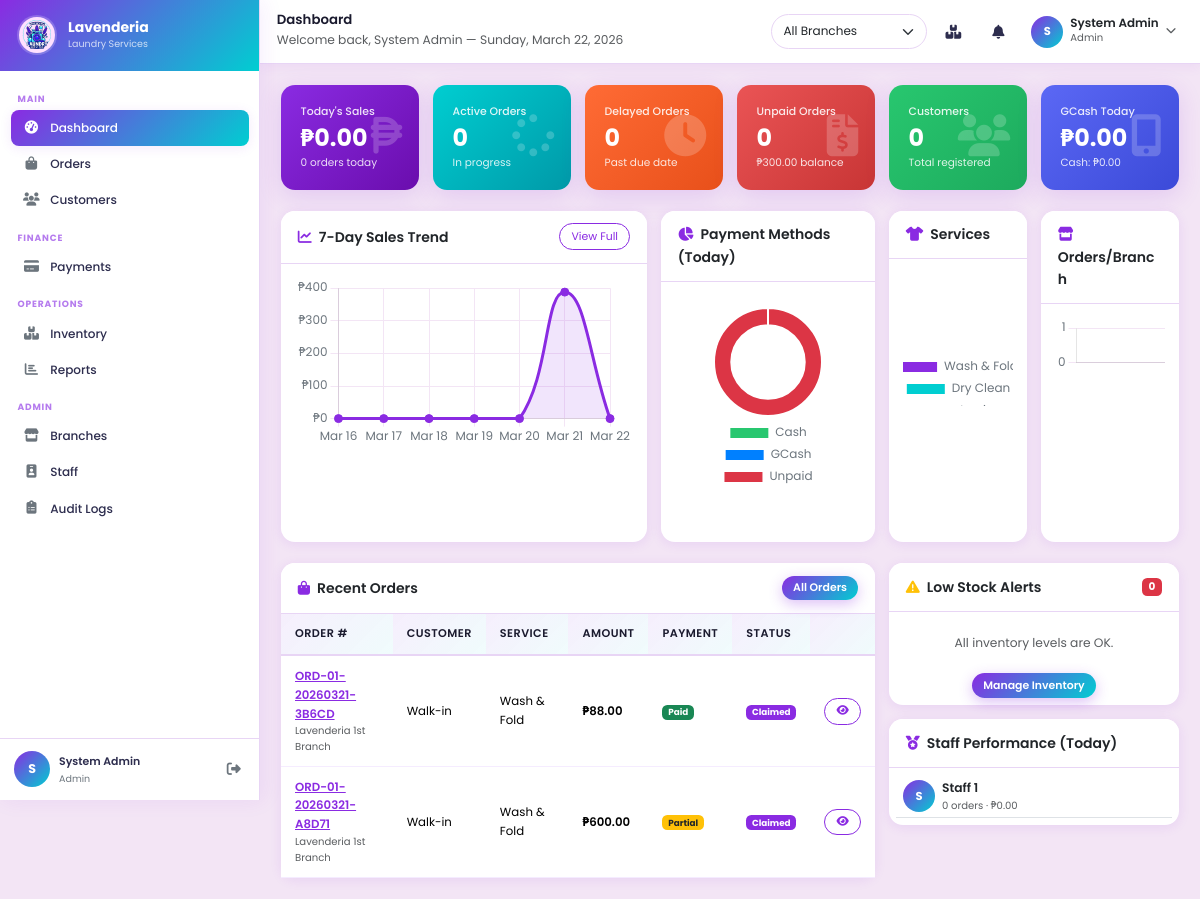
/modules/dashboard/index.php (signed in), run on the app's committed database.
### tables this page shows
CREATE TABLE `orders` (
  `id` int(11) NOT NULL,
  `branch_id` int(11) NOT NULL,
  `customer_id` int(11) DEFAULT NULL,
  `staff_id` int(11) NOT NULL,
  `order_number` varchar(40) NOT NULL,
  `barcode` varchar(120) DEFAULT NULL,
  `status` enum('received','washing','drying','ready','claimed') DEFAULT 'received',
  `service_type` enum('wash_fold','dry_clean','ironing') NOT NULL,
  `pricing_type` enum('per_kilo','per_item') NOT NULL DEFAULT 'per_kilo',
  `weight` decimal(8,2) DEFAULT NULL,
  `price_per_unit` decimal(8,2) NOT NULL DEFAULT 0.00,
  `total_amount` decimal(10,2) NOT NULL DEFAULT 0.00,
  `paid_amount` decimal(10,2) NOT NULL DEFAULT 0.00,
  `payment_status` enum('paid','unpaid','partial') DEFAULT 'unpaid',
  `payment_method` enum('cash','gcash') DEFAULT NULL,
  `gcash_reference` varchar(60) DEFAULT NULL,
  `rack_number` varchar(25) DEFAULT NULL,
  `stain_notes` text DEFAULT NULL,
  `special_instructions` text DEFAULT NULL,
  `is_delivery` tinyint(1) DEFAULT 0,
  `pickup_date` datetime DEFAULT NULL,
  `pickup_address` text DEFAULT NULL,
  `due_date` datetime DEFAULT NULL,
  `claimed_date` datetime DEFAULT NULL,
  `created_at` timestamp NOT NULL DEFAULT current_timestamp(),
  `updated_at` timestamp NOT NULL DEFAULT current_timestamp() ON UPDATE current_timestamp()
);

CREATE TABLE `branches` (
  `id` int(11) NOT NULL,
  `name` varchar(120) NOT NULL,
  `location` varchar(255) NOT NULL,
  `contact` varchar(25) DEFAULT NULL,
  `email` varchar(120) DEFAULT NULL,
  `manager_name` varchar(120) DEFAULT NULL,
  `status` enum('active','inactive') DEFAULT 'active',
  `created_at` timestamp NOT NULL DEFAULT current_timestamp(),
  `updated_at` timestamp NOT NULL DEFAULT current_timestamp() ON UPDATE current_timestamp()
);

### modules/dashboard/index.php (the view, shortened to what this page needs)
<?php
require_once '../../config/database.php';
require_once '../../config/functions.php';
$bf       = branchFilter('o');
$bf_inv   = branchFilter('i');
$bf_pay   = branchFilter('p');
$today    = date('Y-m-d');
$row = $conn->query("SELECT COALESCE(SUM(amount),0) AS total FROM payments p WHERE DATE(p.created_at)='$today' AND $bf_pay")->fetch_assoc();
$today_sales = $row['total'];
$row = $conn->query("SELECT COUNT(*) AS c FROM orders o WHERE o.status NOT IN ('claimed') AND $bf")->fetch_assoc();
$active_orders = $row['c'];
$row = $conn->query("SELECT COUNT(*) AS c FROM orders o WHERE o.due_date < NOW() AND o.status NOT IN ('claimed') AND $bf")->fetch_assoc();
$delayed = $row['c'];
$row = $conn->query("SELECT COUNT(*) AS c FROM orders o WHERE o.payment_status='unpaid' AND o.status NOT IN ('claimed') AND $bf")->fetch_assoc();
$unpaid_orders = $row['c'];
$row = $conn->query("SELECT COUNT(*) AS c FROM orders o WHERE DATE(o.created_at)='$today' AND $bf")->fetch_assoc();
$today_orders = $row['c'];
$bf_cust = branchFilter('c');
$row = $conn->query("SELECT COUNT(*) AS c FROM customers c WHERE $bf_cust")->fetch_assoc();
$total_customers = $row['c'];
$row = $conn->query("SELECT
    COALESCE(SUM(CASE WHEN payment_method='cash'  AND $bf_pay THEN amount END),0) AS cash_total,
    COALESCE(SUM(CASE WHEN payment_method='gcash' AND $bf_pay THEN amount END),0) AS gcash_total
  FROM payments p WHERE DATE(p.created_at)='$today'")->fetch_assoc();
$cash_today  = $row['cash_total'];
$gcash_today = $row['gcash_total'];
$row2 = $conn->query("SELECT COALESCE(SUM(total_amount - paid_amount),0) AS unpaid_amt FROM orders o WHERE o.payment_status IN ('unpaid','partial') AND $bf")->fetch_assoc();
$unpaid_amt = $row2['unpaid_amt'];
$sales_labels = [];
$sales_data   = [];
for ($i = 6; $i >= 0; $i--) {
    $dt   = date('Y-m-d', strtotime("-$i days"));
    $sales_labels[] = date('M d', strtotime($dt));
    $res  = $conn->query("SELECT COALESCE(SUM(amount),0) AS s FROM payments p WHERE DATE(p.created_at)='$dt' AND $bf_pay");
    $sales_data[] = (float) $res->fetch_assoc()['s'];
}
$branch_names  = [];
$branch_counts = [];
$svc_labels = ['Wash & Fold', 'Dry Clean', 'Ironing'];
$svc_data   = [];
foreach (['wash_fold', 'dry_clean', 'ironing'] as $s) {
    $r = $conn->query("SELECT COUNT(*) AS c FROM orders o WHERE o.service_type='$s' AND DATE(o.created_at)='$today' AND $bf")->fetch_assoc();
    $svc_data[] = (int)$r['c'];
}
$recent_orders = $conn->query("
    SELECT o.id, o.order_number, o.status, o.service_type,
           o.total_amount, o.payment_status, o.due_date, o.created_at,
           c.name AS customer_name, b.name AS branch_name, u.full_name AS staff_name
    FROM orders o
    LEFT JOIN customers c ON c.id = o.customer_id
    JOIN branches b ON b.id = o.branch_id
    JOIN users u ON u.id = o.staff_id
    WHERE $bf
    ORDER BY o.created_at DESC LIMIT 10
")->fetch_all(MYSQLI_ASSOC);
$low_stock = $conn->query("
    SELECT i.item_name, i.quantity, i.unit, i.low_stock_threshold, b.name AS branch_name
    FROM inventory i JOIN branches b ON b.id = i.branch_id
    WHERE i.quantity <= i.low_stock_threshold AND $bf_inv
    ORDER BY i.quantity ASC LIMIT 6
")->fetch_all(MYSQLI_ASSOC);
$staff_perf = $conn->query("
    SELECT u.full_name, COUNT(o.id) AS order_count,
           COALESCE(SUM(o.total_amount),0) AS total_sales
    FROM users u
    LEFT JOIN orders o ON o.staff_id = u.id AND DATE(o.created_at)='$today'
    WHERE u.role='staff' AND ($bf OR u.branch_id IS NULL)
    GROUP BY u.id ORDER BY order_count DESC LIMIT 6
")->fetch_all(MYSQLI_ASSOC);
require_once '../../includes/head.php';
?>
<div class="app-layout">
<?php require_once '../../includes/sidebar.php'; ?>
<div class="main-content">
<?php require_once '../../includes/navbar.php'; ?>
<div class="page-content">
  <div class="row g-3 mb-4">
    <div class="col-6 col-xl-2">
      <div class="stat-card stat-purple">
        <div class="stat-icon"><i class="fas fa-peso-sign"></i></div>
        <div class="stat-label">Today's Sales</div>
        <div class="stat-value"><?= formatCurrency($today_sales) ?></div>
        <div class="stat-sub"><?= $today_orders ?> orders today</div>
      </div>
    </div>
    <div class="col-6 col-xl-2">
      <div class="stat-card stat-cyan">
        <div class="stat-icon"><i class="fas fa-spinner"></i></div>
        <div class="stat-label">Active Orders</div>
        <div class="stat-value"><?= $active_orders ?></div>
        <div class="stat-sub">In progress</div>
      </div>
    </div>
    <div class="col-6 col-xl-2">
      <div class="stat-card stat-orange">
        <div class="stat-icon"><i class="fas fa-clock"></i></div>
        <div class="stat-label">Delayed Orders</div>
        <div class="stat-value"><?= $delayed ?></div>
        <div class="stat-sub">Past due date</div>
      </div>
    </div>
    <div class="col-6 col-xl-2">
      <div class="stat-card stat-pink">
        <div class="stat-icon"><i class="fas fa-file-invoice-dollar"></i></div>
        <div class="stat-label">Unpaid Orders</div>
        <div class="stat-value"><?= $unpaid_orders ?></div>
        <div class="stat-sub"><?= formatCurrency($unpaid_amt) ?> balance</div>
      </div>
    </div>
    <div class="col-6 col-xl-2">
      <div class="stat-card stat-green">
        <div class="stat-icon"><i class="fas fa-users"></i></div>
        <div class="stat-label">Customers</div>
        <div class="stat-value"><?= $total_customers ?></div>
        <div class="stat-sub">Total registered</div>
      </div>
    </div>
    <div class="col-6 col-xl-2">
      <div class="stat-card stat-indigo">
        <div class="stat-icon"><i class="fas fa-mobile-alt"></i></div>
        <div class="stat-label">GCash Today</div>
        <div class="stat-value"><?= formatCurrency($gcash_today) ?></div>
        <div class="stat-sub">Cash: <?= formatCurrency($cash_today) ?></div>
      </div>
    </div>
  </div>
  <div class="row g-3 mb-4">
    <div class="col-lg-5">
      <div class="card h-100">
        <div class="card-header d-flex justify-content-between align-items-center">
          <span><i class="fas fa-chart-line text-purple me-2"></i>7-Day Sales Trend</span>
          <a href="<?= SITE_URL ?>/modules/reports/index.php" class="btn btn-sm btn-outline-primary">View Full</a>
        </div>
        <div class="card-body">
          <div class="chart-container" style="height:210px">
            <canvas id="salesChart"></canvas>
          </div>
        </div>
      </div>
    </div>
    <div class="col-lg-3">
      <div class="card h-100">
        <div class="card-header">
          <i class="fas fa-chart-pie text-purple me-2"></i>Payment Methods (Today)
        </div>
        <div class="card-body d-flex align-items-center justify-content-center">
          <div class="chart-container" style="height:210px;max-width:220px">
            <canvas id="paymentChart"></canvas>
          </div>
        </div>
      </div>
    </div>
    <div class="col-lg-2">
      <div class="card h-100">
        <div class="card-header">
          <i class="fas fa-tshirt text-purple me-2"></i>Services
        </div>
        <div class="card-body d-flex align-items-center justify-content-center">
          <div class="chart-container" style="height:210px;max-width:200px">
            <canvas id="serviceChart"></canvas>
          </div>
        </div>
      </div>
    </div>
    <div class="col-lg-2">
      <div class="card h-100">
        <div class="card-header">
          <i class="fas fa-store text-purple me-2"></i>Orders/Branch
        </div>
        <div class="card-body">
          <div class="chart-container" style="height:210px">
            <canvas id="branchChart"></canvas>
          </div>
        </div>
      </div>
    </div>
  </div>
  <div class="row g-3">
    <div class="col-lg-8">
      <div class="card">
        <div class="card-header d-flex justify-content-between align-items-center">
          <span><i class="fas fa-shopping-bag text-purple me-2"></i>Recent Orders</span>
          <a href="<?= SITE_URL ?>/modules/orders/index.php" class="btn btn-sm btn-primary-grad">All Orders</a>
        </div>
        <div class="table-responsive">
          <table class="table mb-0">
            <thead>
              <tr>
                <th>Order #</th>
                <th>Customer</th>
                <th>Service</th>
                <th>Amount</th>
                <th>Payment</th>
                <th>Status</th>
                <th></th>
              </tr>
            </thead>
            <tbody>
              <?php if (empty($recent_orders)): ?>
                <tr><td colspan="7" class="text-center text-muted py-4">No orders found.</td></tr>
              <?php else: foreach ($recent_orders as $o): ?>
              <tr>
                <td>
                  <a href="<?= SITE_URL ?>/modules/orders/view.php?id=<?= $o['id'] ?>"
                     class="fw-600 text-purple"><?= e($o['order_number']) ?></a>
                  <div class="text-muted" style="font-size:.72rem"><?= e($o['branch_name']) ?></div>
                </td>
                <td><?= e($o['customer_name'] ?? 'Walk-in') ?></td>
                <td><?= serviceLabel($o['service_type']) ?></td>
                <td class="fw-600"><?= formatCurrency($o['total_amount']) ?></td>
                <td><?= paymentBadge($o['payment_status']) ?></td>
                <td><?= statusBadge($o['status']) ?></td>
                <td>
                  <a href="<?= SITE_URL ?>/modules/orders/view.php?id=<?= $o['id'] ?>"
                     class="btn btn-sm btn-outline-primary">
                    <i class="fas fa-eye"></i>
                  </a>
                </td>
              </tr>
              <?php endforeach; endif; ?>
            </tbody>
          </table>
        </div>
      </div>
    </div>
    <div class="col-lg-4">
      <div class="card mb-3">
        <div class="card-header d-flex justify-content-between align-items-center">
          <span><i class="fas fa-triangle-exclamation text-warning me-2"></i>Low Stock Alerts</span>
          <span class="badge bg-danger"><?= count($low_stock) ?></span>
        </div>
        <div class="card-body p-2">
          <?php if (empty($low_stock)): ?>
            <div class="text-center text-muted py-3 small">All inventory levels are OK.</div>
          <?php else: foreach ($low_stock as $item): ?>
          <div class="d-flex justify-content-between align-items-center px-2 py-1 border-bottom">
            <div>
              <div class="fw-600 small"><?= e($item['item_name']) ?></div>
              <div class="text-muted" style="font-size:.72rem"><?= e($item['branch_name']) ?></div>
            </div>
            <span class="badge bg-danger"><?= $item['quantity'] . ' ' . $item['unit'] ?></span>
          </div>
          <?php endforeach; endif; ?>
          <div class="text-center pt-2">
            <a href="<?= SITE_URL ?>/modules/inventory/index.php" class="btn btn-sm btn-primary-grad">Manage Inventory</a>
          </div>
        </div>
      </div>
      <div class="card">
        <div class="card-header">
          <i class="fas fa-medal text-purple me-2"></i>Staff Performance (Today)
        </div>
        <div class="card-body p-2">
          <?php if (empty($staff_perf)): ?>
            <div class="text-center text-muted py-3 small">No data.</div>
          <?php else: foreach ($staff_perf as $idx => $s): ?>
          <div class="d-flex align-items-center px-2 py-1 border-bottom gap-2">
            <div class="user-avatar-sm flex-shrink-0">
              <?= strtoupper(substr($s['full_name'], 0, 1)) ?>
            </div>
            <div class="flex-grow-1">
              <div class="fw-600 small"><?= e($s['full_name']) ?></div>
              <div class="text-muted" style="font-size:.72rem"><?= $s['order_count'] ?> orders · <?= formatCurrency($s['total_sales']) ?></div>
            </div>
          </div>
          <?php endforeach; endif; ?>
        </div>
      </div>
    </div>
  </div>
</div>
<?php require_once '../../includes/footer.php'; ?>
<?php
$salesLabelsJson  = json_encode($sales_labels);
$salesDataJson    = json_encode($sales_data);
$branchNamesJson  = json_encode($branch_names);
$branchCountsJson = json_encode($branch_counts);
$svcLabelsJson    = json_encode($svc_labels);
$svcDataJson      = json_encode($svc_data);
?>
<script>
document.addEventListener('DOMContentLoaded', function() {
  buildSalesChart('salesChart', <?= $salesLabelsJson ?>, <?= $salesDataJson ?>);
  buildPaymentChart('paymentChart', <?= json_encode((float)$cash_today) ?>, <?= json_encode((float)$gcash_today) ?>, <?= json_encode((float)$unpaid_amt) ?>);
  buildBranchChart('branchChart', <?= $branchNamesJson ?>, <?= $branchCountsJson ?>);
  buildServiceChart('serviceChart', <?= $svcLabelsJson ?>, <?= $svcDataJson ?>);
});
</script>

### config/functions.php (shortened to what this page needs)
<?php
function e(string $val): string
{
    return htmlspecialchars($val, ENT_QUOTES | ENT_SUBSTITUTE, 'UTF-8');
}
function formatCurrency(float $amount): string
{
    return '₱' . number_format($amount, 2);
}
function statusBadge(string $status): string
{
    $map = [
        'received' => ['Received', 'badge-received'],
        'washing'  => ['Washing',  'badge-washing'],
        'drying'   => ['Drying',   'badge-drying'],
        'ready'    => ['Ready',    'badge-ready'],
        'claimed'  => ['Claimed',  'badge-claimed'],
    ];
    [$label, $cls] = $map[$status] ?? [ucfirst($status), 'bg-secondary'];
    return "<span class=\"badge $cls\">$label</span>";
}
function paymentBadge(string $status): string
{
    $map = [
        'paid'    => ['Paid',    'bg-success'],
        'unpaid'  => ['Unpaid',  'bg-danger'],
        'partial' => ['Partial', 'bg-warning text-dark'],
    ];
    [$label, $cls] = $map[$status] ?? [ucfirst($status), 'bg-secondary'];
    return "<span class=\"badge $cls\">$label</span>";
}
function branchFilter(string $alias = ''): string
{
    $col = $alias ? "$alias.branch_id" : 'branch_id';
    if (in_array($_SESSION['role'] ?? '', ['owner', 'admin'], true)) return '1=1';
    return "$col = " . (int) ($_SESSION['branch_id'] ?? 0);
}
function serviceLabel(string $type): string
{
    return match($type) {
        'wash_fold'  => 'Wash & Fold',
        'dry_clean'  => 'Dry Clean',
        'ironing'    => 'Ironing',
        default      => ucfirst(str_replace('_', ' ', $type)),
    };
}

### data on the page
orders: order_number "ORD-01-20260321-3B6CD", branch.name "Lavenderia 1st Branch", customer_name "Walk-in", service_type "Wash & Fold", total_amount "₱88.00", label "Paid"
orders: order_number "ORD-01-20260321-A8D71", branch.name "Lavenderia 1st Branch", customer_name "Walk-in", service_type "Wash & Fold", total_amount "₱600.00", label "Partial"

### other printed values
substr($_SESSION['full_name'] ?? 'U', 0, 1) "S"
$_SESSION['full_name'] "System Admin"
$role "Admin"
$navTitle "Dashboard"
$navSubtitle "Welcome back, System Admin — Sunday, March 22, 2026"
formatCurrency($today_sales) "₱0.00"
$today_orders "0"
$active_orders "0"
$delayed "0"
$unpaid_orders "0"
formatCurrency($unpaid_amt) "₱300.00"
$total_customers "0"
formatCurrency($gcash_today) "₱0.00"
formatCurrency($cash_today) "₱0.00"
count($low_stock) "0"
